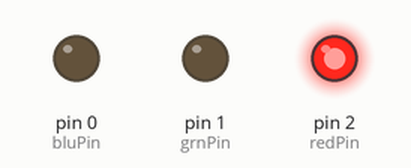
Bench run of a sketch on a simulated Arduino Uno, built with avr-gcc and run on an emulated ATmega328P. On the bench: output pins drawn as LEDs (lit = HIGH).

Above: at 0.1 s.
Timing chart, 0 to 1.6 s (numbered marks = the images above):
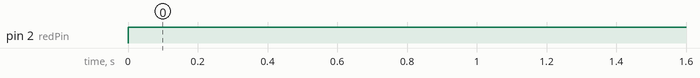

Measured:
- by itself, pin 2 (redPin): LOW → HIGH at 0.00 s

The sketch:

MoodCube.ino
```cpp
const int redPin = 2;
const int grnPin = 1;
const int bluPin = 0;

void setup()
{
  pinMode(redPin, OUTPUT);
  pinMode(grnPin, OUTPUT);
  pinMode(bluPin, OUTPUT);
}

void loop() {
  digitalWrite(redPin, HIGH);
}

void redtoyellow()
{
  digitalWrite(redPin, HIGH);
  digitalWrite(bluPin, LOW);

  for (byte i = 1; i < 100; i++) {
    byte on  = i;
    byte off = 100 - on;
    for ( byte a = 0; a < 100; a++ ) {
      digitalWrite(grnPin, HIGH);
      delayMicroseconds(on);
      digitalWrite(grnPin, LOW);
      delayMicroseconds(off);
    }
  }
}

void yellowtogreen()
{
  digitalWrite(grnPin, HIGH);
  digitalWrite(bluPin, LOW);

  for (byte i = 1; i < 100; i++) {
    byte on  = 100 - i;
    byte off = i;
    for ( byte a = 0; a < 100; a++ ) {
      digitalWrite(redPin, HIGH);
      delayMicroseconds(on);
      digitalWrite(redPin, LOW);
      delayMicroseconds(off);
    }
  }
}

void greentocyan()
{
  digitalWrite(grnPin, HIGH);
  digitalWrite(redPin, LOW);

  for (byte i = 1; i < 100; i++) {
    byte on  = i;
    byte off = 100 - on;
    for ( byte a = 0; a < 100; a++ ) {
      digitalWrite(bluPin, HIGH);
      delayMicroseconds(on);
      digitalWrite(bluPin, LOW);
      delayMicroseconds(off);
    }
  }
}

void cyantoblue()
{
  digitalWrite(bluPin, HIGH);
  digitalWrite(redPin, LOW);

  for (byte i = 1; i < 100; i++) {
    byte on  = 100 - i;
    byte off = i;
    for ( byte a = 0; a < 100; a++ ) {
      digitalWrite(grnPin, HIGH);
      delayMicroseconds(on);
      digitalWrite(grnPin, LOW);
      delayMicroseconds(off);
    }
  }
}

void bluetomagenta()
{
  digitalWrite(bluPin, HIGH);
  digitalWrite(grnPin, LOW);

  for (byte i = 1; i < 100; i++) {
    byte on  = i;
    byte off = 100 - on;
    for ( byte a = 0; a < 100; a++ ) {
      digitalWrite(redPin, HIGH);
      delayMicroseconds(on);
      digitalWrite(redPin, LOW);
      delayMicroseconds(off);
    }
  }
}

void magentatored()
{
  digitalWrite(redPin, HIGH);
  digitalWrite(grnPin, LOW);

  for (byte i = 1; i < 100; i++) {
    byte on  = 100 - i;
    byte off = i;
    for ( byte a = 0; a < 100; a++ ) {
      digitalWrite(bluPin, HIGH);
      delayMicroseconds(on);
      digitalWrite(bluPin, LOW);
      delayMicroseconds(off);
    }
  }
}
```
